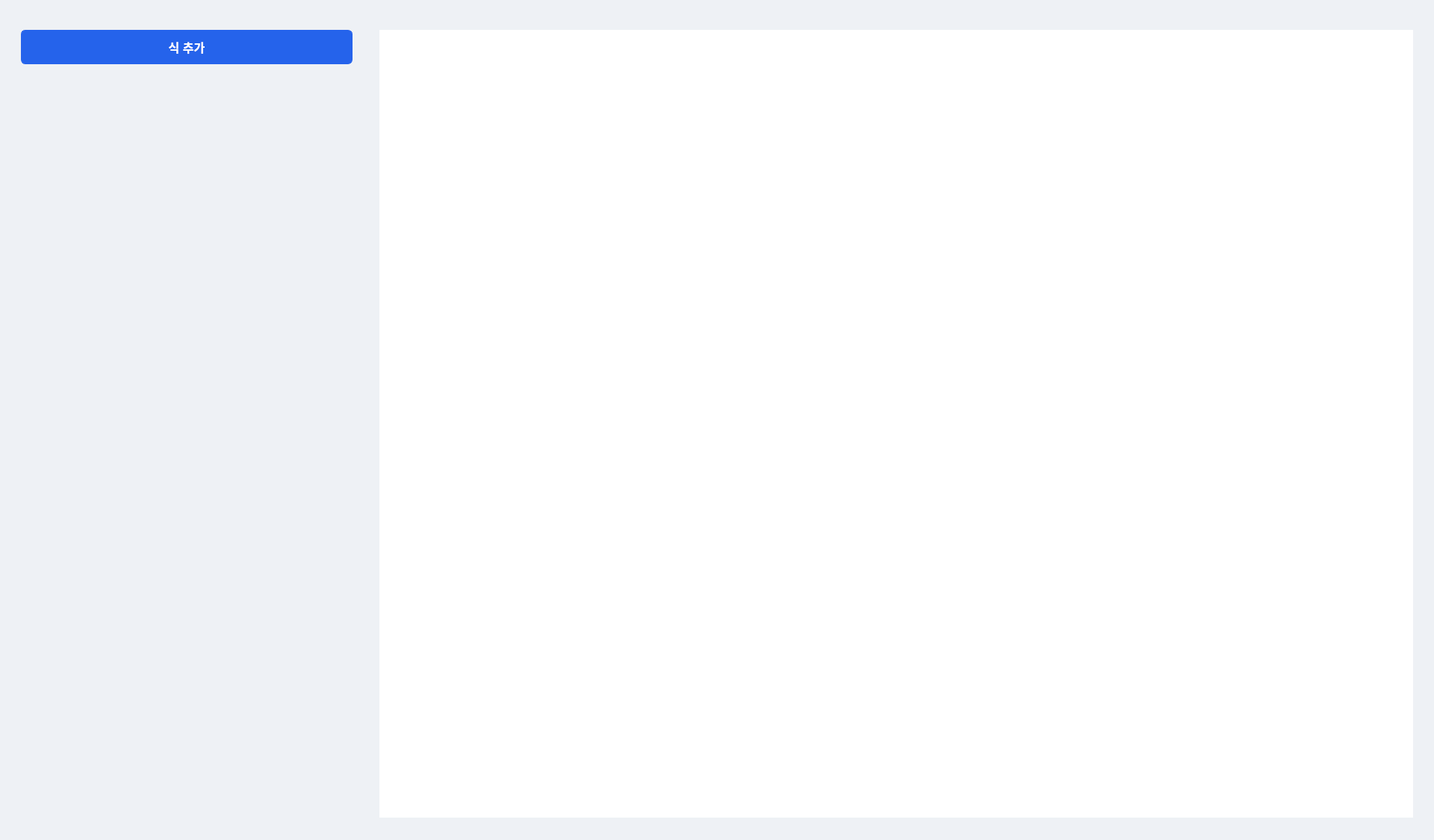
<?xml version="1.0" encoding="UTF-8"?>
<ui version="4.0">
 <class>MainWindow</class>
 <widget class="QMainWindow" name="MainWindow">
  <property name="geometry">
   <rect>
    <x>0</x>
    <y>0</y>
    <width>1920</width>
    <height>1125</height>
   </rect>
  </property>
  <property name="minimumSize">
   <size>
    <width>1100</width>
    <height>650</height>
   </size>
  </property>
  <property name="windowTitle">
   <string>Math Graph</string>
  </property>
  <property name="styleSheet">
   <string notr="true">QMainWindow {
    background-color: #eef1f5;
}
QPushButton {
    border: 1px solid #d0d5dd;
    border-radius: 6px;
    background-color: #f7f7f7;
    color: #182230;
    padding: 6px 12px;
    font-size: 14px;
}
QPushButton#btn_add_expression {
    background-color: #2563eb;
    border-color: #2563eb;
    color: #ffffff;
    font-size: 16px;
    font-weight: 600;
}
QPushButton:hover {
    background-color: #ffffff;
}
QPushButton:pressed {
    background-color: #e2e8f0;
}
QPushButton#btn_add_expression:hover {
    background-color: #1d4ed8;
}
QLineEdit {
    border: 1px solid #e4e7ec;
    border-radius: 6px;
    background-color: #ffffff;
    padding: 10px 12px;
    color: #101828;
    font-size: 18px;
}
QLineEdit:focus {
    border: 1px solid #2563eb;
}
QCheckBox {
    color: #344054;
    spacing: 6px;
    font-size: 15px;
}
QWidget#graph_row {
    background-color: #ffffff;
    border: 1px solid #e4e7ec;
    border-radius: 8px;
}
QWidget#graph_row[selected="true"] {
    border: 1px solid #2563eb;
}
QLabel#row_number {
    background-color: #f2f4f7;
    color: #667085;
    padding-left: 4px;
}
QLabel#row_number[selected="true"] {
    background-color: #2563eb;
    color: #ffffff;
}
#graph_container,
#graph_placeholder {
    background-color: #ffffff;
}</string>
  </property>
  <widget class="QWidget" name="centralwidget">
   <layout class="QHBoxLayout" name="root_layout">
    <property name="leftMargin">
     <number>28</number>
    </property>
    <property name="topMargin">
     <number>40</number>
    </property>
    <property name="rightMargin">
     <number>28</number>
    </property>
    <property name="bottomMargin">
     <number>30</number>
    </property>
    <property name="spacing">
     <number>36</number>
    </property>
    <item>
     <widget class="QWidget" name="left_panel" native="true">
      <property name="minimumSize">
       <size>
        <width>444</width>
        <height>0</height>
       </size>
      </property>
      <property name="maximumSize">
       <size>
        <width>444</width>
        <height>16777215</height>
       </size>
      </property>
      <layout class="QVBoxLayout" name="left_layout">
       <property name="leftMargin">
        <number>0</number>
       </property>
       <property name="topMargin">
        <number>0</number>
       </property>
       <property name="rightMargin">
        <number>0</number>
       </property>
       <property name="bottomMargin">
        <number>0</number>
       </property>
       <property name="spacing">
        <number>14</number>
       </property>
       <item>
        <widget class="QPushButton" name="btn_add_expression">
         <property name="minimumSize">
          <size>
           <width>0</width>
           <height>46</height>
          </size>
         </property>
         <property name="text">
          <string>식 추가</string>
         </property>
        </widget>
       </item>
       <item>
        <widget class="QWidget" name="expression_area" native="true">
         <layout class="QVBoxLayout" name="expressionRowsLayout">
          <property name="leftMargin">
           <number>0</number>
          </property>
          <property name="topMargin">
           <number>0</number>
          </property>
          <property name="rightMargin">
           <number>0</number>
          </property>
          <property name="bottomMargin">
           <number>0</number>
          </property>
          <property name="spacing">
           <number>8</number>
          </property>
          <item>
           <spacer name="expression_area_spacer">
            <property name="orientation">
             <enum>Qt::Vertical</enum>
            </property>
            <property name="sizeHint" stdset="0">
             <size>
              <width>20</width>
              <height>40</height>
             </size>
            </property>
           </spacer>
          </item>
         </layout>
        </widget>
       </item>
       <item>
        <spacer name="left_bottom_spacer">
         <property name="orientation">
          <enum>Qt::Vertical</enum>
         </property>
         <property name="sizeHint" stdset="0">
          <size>
           <width>20</width>
           <height>40</height>
          </size>
         </property>
        </spacer>
       </item>
      </layout>
     </widget>
    </item>
    <item>
     <widget class="QFrame" name="graph_container">
      <property name="minimumSize">
       <size>
        <width>500</width>
        <height>400</height>
       </size>
      </property>
      <property name="frameShape">
       <enum>QFrame::NoFrame</enum>
      </property>
      <layout class="QVBoxLayout" name="graph_layout">
       <property name="leftMargin">
        <number>0</number>
       </property>
       <property name="topMargin">
        <number>0</number>
       </property>
       <property name="rightMargin">
        <number>0</number>
       </property>
       <property name="bottomMargin">
        <number>0</number>
       </property>
       <property name="spacing">
        <number>0</number>
       </property>
       <item>
        <widget class="QLabel" name="graph_placeholder">
         <property name="text">
          <string/>
         </property>
         <property name="alignment">
          <set>Qt::AlignCenter</set>
         </property>
        </widget>
       </item>
      </layout>
     </widget>
    </item>
   </layout>
  </widget>
 </widget>
 <resources/>
 <connections/>
</ui>
